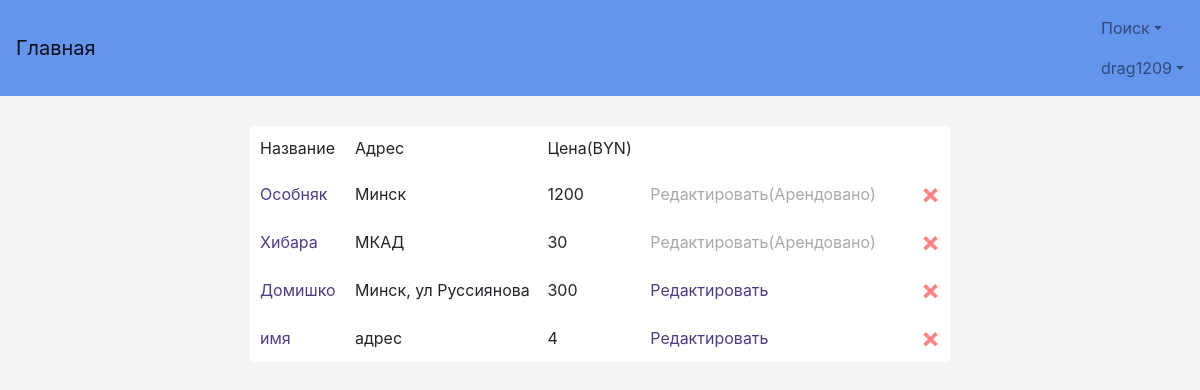
/profile/my_houses_owner (signed in), run on the app's committed database.
### TOFI/models.py (models this page shows, shortened)
class MyUser(AbstractBaseUser):
    username = models.CharField(verbose_name='Логин', max_length=50, unique=True)
    password = models.CharField(verbose_name='Пароль', max_length=50)
    name = models.CharField(verbose_name='Имя', max_length=50)
    surname = models.CharField(verbose_name='Фамилия', max_length=50)
    last_name = models.CharField(verbose_name='Отчество', max_length=50)
    age = models.IntegerField(verbose_name='Возраст')
    passport_id = models.CharField(verbose_name='Номер паспорта', max_length=50, unique=True)
    phone = models.CharField(verbose_name='Телефон', max_length=50)
    address = models.CharField(verbose_name='Адрес', max_length=50)
    email = models.CharField(verbose_name='Электронная почта', max_length=50, unique=True)
    taxpayer_account_number = models.IntegerField(verbose_name='УНН', null=True)
    license_field = models.CharField(verbose_name='Лицензия', max_length=50, null=True)
    ie = models.BooleanField(verbose_name='ИП', default=False)
    balance = models.FloatField(verbose_name='', default=0)
    user_card_id = models.ManyToManyField(UserCard, default=None)
    objects = MyUserManager()
    USERNAME_FIELD = 'username'
    REQUIRED_FIELDS = ['name', 'surname', 'last_name', 'age', 'passport_id', 'phone', 'address', 'email', 'ie']
    is_active = models.BooleanField(default=True)
    reason_block = models.CharField(max_length=100, null=True)
    is_admin = models.BooleanField(default=False)
    is_moder = models.BooleanField(default=False)
    wrong_password_number = models.IntegerField(default=0)

class Rent(models.Model):
    name = models.CharField(verbose_name='Название:', max_length=50)
    address = models.CharField(verbose_name='Адрес:', max_length=50)
    min_rent_time = models.IntegerField(verbose_name='Срок аренды:')
    area = models.IntegerField(verbose_name='Площадь:')
    payment_interval = models.IntegerField(verbose_name='Срок оплаты', default=None, null=True, blank=True)
    date_of_construction = models.IntegerField(verbose_name='Год строительства:', default=None)
    creation_date = models.DateField(default=None)
    other = models.CharField(verbose_name='Другое:', max_length=100)
    cost = models.CharField(verbose_name='Цена аренды:', max_length=50)
    user_login = models.ForeignKey(MyUser, on_delete=models.CASCADE)
    status_rent = models.BooleanField(default=True)  # True - свободно, False - уже арендовано арендой
    images = models.ManyToManyField(ImageModel, default=0)

### user_profile/views.py (the view)
# urls.py: url(r'my_houses_owner', views.my_all_houses_owner, name='MyAllHousesOwner'),
def my_all_houses_owner(request):
    if request.user.is_anonymous or not request.user.is_active:
        return HttpResponseRedirect("/login")
    id_user = request.user.id
    houses = models.Rent.objects.filter(user_login=id_user)
    return render(request, 'Profile/MyAllHousesOwner.html', {'houses': houses})

### TOFI/templates/Profile/MyAllHousesOwner.html (shortened to what this page needs)
{% extends "base.html" %}
{% block content %}
    <table class="center">
        {% if houses %}
            <tr class="padding">
                <td class="padding">Название</td>
                <td>Адрес</td>
                <td>Цена(BYN)</td>
            </tr>
            {% for h in houses %}
                <tr>
                    <td class="padding">
                        <a href="aboutHouse/{{ h.id }}">{{ h.name }}</a>
                    </td>
                    <td>{{ h.address }}</td>
                    <td>{{ h.cost }}</td>
                    {% if h.status_rent %}
                        <td class="padding">
                            <a href="edit_my_rent/{{ h.id }}">Редактировать</a>
                        </td>
                        <td class="padding">
                            <a href="delete_my_rent/{{ h.id }}" class="close" style="color: red">&times;</a>
                        </td>
                    {% else %}
                        <td class="padding">
                            <span style="color: #a9a9a9; ">Редактировать(Арендовано)</span>
                        </td>
                        <td class="padding">
                            <button class="close" data-toggle="modal" data-target="#myModal"
                                    onclick="owner_del_rent_click({{ h.id }})" style="color: red">&times;</button>
                        </td>
                    {% endif %}
                </tr>
            {% endfor %}
        {% endif %}
    </table>
{% endblock %}

### TOFI/templates/base.html (shortened to what this page needs)
{% load staticfiles %}
<!DOCTYPE html>
<html lang="ru">
  <head>
      <link href="https://cdnjs.cloudflare.com/ajax/libs/twitter-bootstrap/4.0.0-alpha.5/css/bootstrap.min.css"
            rel="stylesheet">
      <link href="{% static 'style.css' %}" rel="stylesheet">
      <link href="http://ajax.googleapis.com/ajax/libs/jqueryui/1.8/themes/base/jquery-ui.css" rel="stylesheet"
            type="text/css"/>
      <link href="https://cdnjs.cloudflare.com/ajax/libs/bootstrap-datepicker/1.6.4/css/bootstrap-datepicker.min.css"
            rel="stylesheet" type="text/css">
      <link href="https://cdnjs.cloudflare.com/ajax/libs/bootstrap-datetimepicker/4.17.43/css/bootstrap-datetimepicker.min.css"
            rel="stylesheet" type="text/css">
  </head>
  <body>
  <nav class="navbar navbar-light">
      <a class="navbar-brand" href="{% url 'Main' %}">Главная</a>
      <ul class="nav navbar-nav">
          {% if request.user.is_anonymous %}
              <li class="nav-item active">
                  <a class="nav-link" href="{% url 'Registration' %}">Регистрация<span class="sr-only">(current)</span></a>
              </li>
              <li class="nav-item active">
                  <a class="nav-link" href="{% url 'Login' %}">Вход<span class="sr-only">(current)</span></a>
              </li>
              <li class="nav-item dropdown">
                  <a class="nav-link dropdown-toggle" href="#" id="supportedContentDropdown" data-toggle="dropdown"
                     aria-haspopup="true" aria-expanded="false">Поиск</a>
                  <div class="dropdown-menu" aria-labelledby="supportedContentDropdown">
                      <a class="dropdown-item" href="{% url 'SearchUser' %}">Поиск пользователей</a>
                      <a class="dropdown-item" href="{% url 'SearchRent' %}">Поиск жилья</a>
                  </div>
              </li>
            {% else %}
              <li class="nav-item dropdown">
                  <a class="nav-link dropdown-toggle" href="#" id="supportedContentDropdown" data-toggle="dropdown"
                     aria-haspopup="true" aria-expanded="false">Поиск</a>
              </li>
              <li class="nav-item dropdown">
                  <a class="nav-link dropdown-toggle" href="#" id="supportedContentDropdown" data-toggle="dropdown"
                     aria-haspopup="true" aria-expanded="false">{{ request.user.username }}</a>
              </li>
          {% endif %}
      </ul>
  </nav>
  <div class="main-body">
      <div class="container">
        {% block content %}
        {% endblock %}
    </div>
  </div>
  </body>
</html>

### TOFI/static/style.css (style rules this page uses)
.center { width: 100%; max-width: 700px; padding: 10px; margin: auto auto 50px; background: white; }
a { color: darkslateblue; }
body { margin: auto; padding-bottom: 0; height: auto; background-color: whitesmoke; link: dodgerblue; }
table { width: 100%; }
.main-body { padding-top: 10px; padding-bottom: auto; margin-top: 20px; }
button.close { padding-top: 0; padding-bottom: 0; }
.padding { padding: 10px; }
.navbar-light { background-color: cornflowerblue; }
.close { color: #aaaaaa; float: right; font-size: 28px; font-weight: bold; }

### data on the page
MyUser: user.username "drag1209"
Rent: name "Особняк", address "Минск", cost "1200"
Rent: name "Хибара", address "МКАД", cost "30"
Rent: name "Домишко", address "Минск, ул Руссиянова", cost "300"
Rent: name "имя", address "адрес", cost "4"
